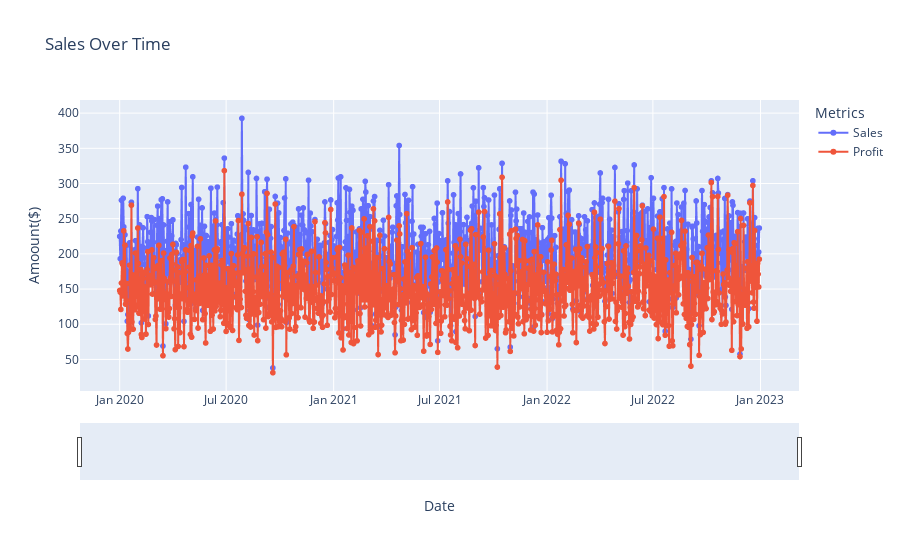

The notebook cell saved with this chart:
### Code cell
fig.update_traces(mode='lines+markers', hoverinfo='all')
fig.show()

### Figure 1 — Plotly figure (JSON) as saved in the notebook; plotly's stock layout.template omitted (floating-point values rounded to 4 significant figures; data arrays with more than 128 entries replaced by an {"elided": "..."} marker saying what was removed)
{"data": [{"hoverinfo": "all", "hovertemplate": "variable=Sales<br>Date=%{x}<br>value=%{y}<extra></extra>", "legendgroup": "Sales", "line": {"color": "#636efa", "dash": "solid"}, "marker": {"symbol": "circle"}, "mode": "lines+markers", "name": "Sales", "showlegend": true, "type": "scattergl", "x": {"elided": "1095 str values"}, "xaxis": "x", "y": {"elided": "1095 float values"}, "yaxis": "y"}, {"hoverinfo": "all", "hovertemplate": "variable=Profit<br>Date=%{x}<br>value=%{y}<extra></extra>", "legendgroup": "Profit", "line": {"color": "#EF553B", "dash": "solid"}, "marker": {"symbol": "circle"}, "mode": "lines+markers", "name": "Profit", "showlegend": true, "type": "scattergl", "x": {"elided": "1095 str values"}, "xaxis": "x", "y": {"elided": "1095 float values"}, "yaxis": "y"}], "layout": {"legend": {"title": {"text": "Metrics"}, "tracegroupgap": 0}, "title": {"text": "Sales Over Time"}, "xaxis": {"anchor": "y", "domain": [0, 1], "rangeslider": {"visible": true}, "title": {"text": "Date"}}, "yaxis": {"anchor": "x", "domain": [0, 1], "title": {"text": "Amoount($)"}}}}
